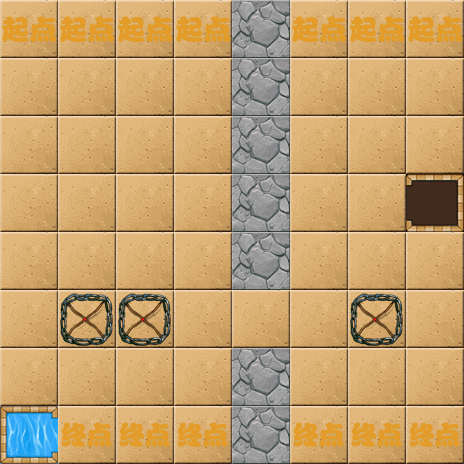

A 2D game scene composited from a Tiled map and its tileset images. What follows is a short description and the map's XML, with each tile layer's data collapsed to a summary:
An orthogonal 8x8 tile map with 58x58 px tiles, 8 tile layers (1-layer, 2-layer, 3-layer, 4-layer, ...).

<map version="1.0" orientation="orthogonal" renderorder="right-down" width="8" height="8" tilewidth="58" tileheight="58">
 <tileset firstgid="1" name="backgroundBlock" tilewidth="58" tileheight="58">
  <image source="backgroundBlock.png" width="348" height="870" />
 </tileset>
 <layer name="1-layer" width="8" height="8">
  <data>[64 cells, 47 non-empty, 1 distinct tile ids]</data>
 </layer>
 <layer name="2-layer" width="8" height="8">
  <data>[64 cells, 58 non-empty, 5 distinct tile ids]</data>
 </layer>
 <layer name="3-layer" width="8" height="8">
  <data>[64 cells, 62 non-empty, 2 distinct tile ids]</data>
 </layer>
 <layer name="4-layer" width="8" height="8">
  <data>[64 cells, 55 non-empty, 1 distinct tile ids]</data>
 </layer>
 <layer name="5-layer" width="8" height="8">
  <data>[64 cells, 49 non-empty, 1 distinct tile ids]</data>
 </layer>
 <layer name="6-layer" width="8" height="8">
  <data>[64 cells, 57 non-empty, 5 distinct tile ids]</data>
 </layer>
 <layer name="7-layer" width="8" height="8">
  <data>[64 cells, 64 non-empty, 3 distinct tile ids]</data>
 </layer>
 <layer name="8-layer" width="8" height="8">
  <data>[64 cells, 63 non-empty, 3 distinct tile ids]</data>
 </layer>
</map>
